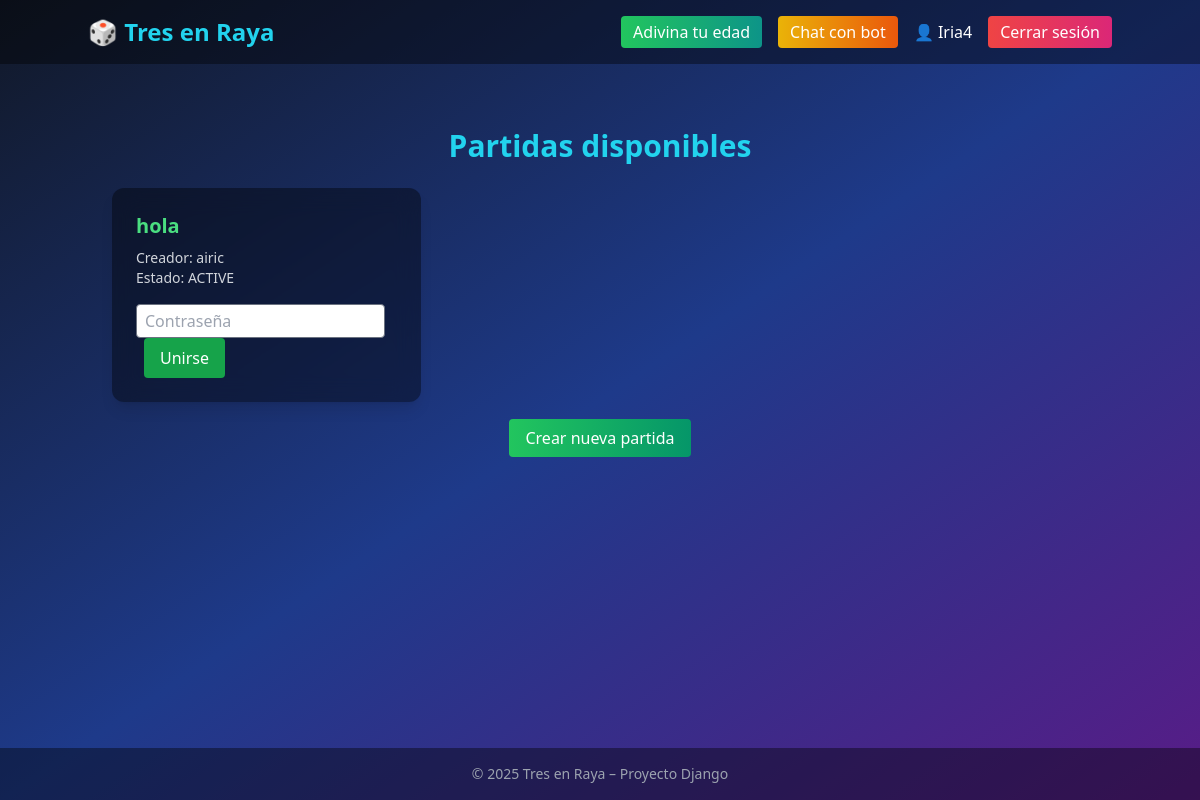
Screenshot of /games/ (signed in) with the database file from the repository.
### games/models.py (models this page shows, shortened)
class Game(models.Model):
    STATE_CHOICES = [
        ('ACTIVE', 'Active'),
        ('WON_P1', 'Won by Player 1'),
        ('WON_P2', 'Won by Player 2'),
        ('TIE', 'Tie'),
    ]
    room_name = models.CharField(max_length=100, unique=True)
    owner = models.ForeignKey(User, on_delete=models.CASCADE, related_name='owned_games')
    player2 = models.ForeignKey(User, on_delete=models.CASCADE, related_name='joined_games', null=True, blank=True)
    board = models.CharField(max_length=9, default='_' * 9)
    password = models.CharField(max_length=50, null=True, blank=True)
    active_player = models.IntegerField(default=1)  # 1 = Jugador 1 (X), 2 = Jugador 2 (O)
    state = models.CharField(max_length=10, choices=STATE_CHOICES, default='ACTIVE')

### games/views.py (the view)
# urls.py: path('', views.game_list, name='game_list'),
@login_required
def game_list(request):
    games = Game.objects.all()
    return render(request, 'games/game_list.html', {'games': games})

### games/templates/games/game_list.html (shortened to what this page needs)
<!DOCTYPE html>
{% extends 'base.html' %}
{% block content %}
<div class="mt-10">
  <h2 class="text-3xl font-bold text-center text-cyan-400 mb-6">Partidas disponibles</h2>
   {% if games %}
    <div class="grid grid-cols-1 md:grid-cols-2 lg:grid-cols-3 gap-6">
      {% for game in games %}
        <div class="bg-black/40 backdrop-blur-md p-6 rounded-xl shadow-lg">
          <h3 class="text-xl font-semibold text-green-400 mb-2">{{ game.room_name }}</h3>
          <p class="text-gray-300 text-sm">Creador: {{ game.owner.username }}</p>
          <p class="text-gray-300 text-sm mb-4">Estado: {{ game.state }}</p>
          {% if request.user == game.owner %}
            <a href="{% url 'game_detail' game.id %}"
            class="px-4 py-2 bg-cyan-600 text-white rounded">Jugar
            </a>
            <form method="post" action="{% url 'game_detail' game.id %}" class="mt-2">
                {% csrf_token %}
                <button type="submit" name="end"
                        onclick="return confirm('¿Seguro que quieres borrar esta sala?')"
                        class="px-3 py-1 rounded bg-red-600 hover:bg-red-500 text-white text-sm">
                  Borrar
                </button>
            </form>
          {% else %}
           {% if game.player2 and request.user != game.player2 %}
            <a href="{% url 'game_detail' game.id %}"
            class="px-4 py-2 rounded bg-gradient-to-r from-gray-500 to-gray-700 hover:from-gray-400 hover:to-gray-600">
             Ver
            </a>
           {% else %}
              <form method="post" action="{% url 'join_game' game.id %}" class="mt-2">
                  <input type="password" name="password" placeholder="Contraseña"
                        class="px-2 py-1 rounded border border-gray-500 text-black"/>
                  <button type="submit"
                          class="px-4 py-2 bg-green-600 text-white rounded ml-2">
                    Unirse
                  </button>
              </form>
          {% endif %}
        {% endif %}
      </div>
      {% endfor %}
      </div>
    {% else %}
      <p class="text-center text-gray-400">No hay partidas creadas todavía.</p>
    {% endif %}
  <div class="text-center mt-6">
    <a href="{% url 'create_game' %}"
       class="px-4 py-2 rounded bg-gradient-to-r from-green-500 to-emerald-600 hover:from-green-400 hover:to-emerald-500 transition">
        Crear nueva partida
    </a>
  </div>
</div>
{% endblock %}

### templates/base.html (shortened to what this page needs)
<!DOCTYPE html>
<html lang="es">
<head>
    <script src="https://cdn.tailwindcss.com"></script>
</head>
<body class="bg-gradient-to-br from-gray-900 via-blue-900 to-purple-900 text-white min-h-screen flex flex-col font-sans">
  <nav class="bg-black/40  p-4">
    <div class="container mx-auto flex justify-between items-center">
      <a href="{% url 'home' %}" class="font-extrabold text-2xl text-cyan-400 hover:text-cyan-300 transition">
        🎲 Tres en Raya
      </a>
    <div class="flex items-center space-x-4">
      <a href="{% url 'predict_form' %}"
         class="px-3 py-1 rounded bg-gradient-to-r from-green-500 to-teal-600 hover:from-green-400 hover:to-teal-500 transition">
         Adivina tu edad
      </a>
      <a href="{% url 'chat_ia' %}"
         class="px-3 py-1 rounded bg-gradient-to-r from-yellow-500 to-orange-600 hover:from-yellow-400 hover:to-orange-500 transition">
         Chat con bot
      </a>
      {% if request.user.is_authenticated %}
          <span class="mr-4">👤 {{ request.user.username }}</span>
        <form method="post" action="{% url 'logout' %}" class="inline">
        <button type="submit" class="px-3 py-1 rounded bg-gradient-to-r from-red-500 to-pink-600 hover:from-red-400 hover:to-pink-500 transform hover:scale-105 transition">
        Cerrar sesión
        </button>
      </form>
        {% else %}
          <a href="{% url 'login' %}" class="px-3 py-1 rounded bg-cyan-600 hover:bg-cyan-500 transition">Entrar</a>
          <a href="{% url 'password_reset' %}" class="ml-2 px-3 py-1 rounded bg-purple-600 hover:bg-purple-500 transition">Recuperar</a>
        {% endif %}
      </div>
    </div>
  </nav>
  <main class="flex-grow container mx-auto p-6">
    {% block content %}
    {% endblock %}
  </main>
  <footer class="bg-black/40 text-center py-4 text-sm text-gray-400">
    © 2025 Tres en Raya – Proyecto Django
  </footer>
</body>
</html>

### rows the page displays
Game: room_name "hola", owner.username "airic", state "ACTIVE"

### other values shown
{{ request.user.username }} "Iria4"
